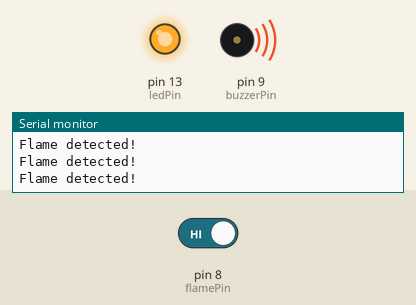
Recording of a sketch running on a simulated Arduino Uno, built with avr-gcc and run on an emulated ATmega328P. Parts: output pins drawn as LEDs (lit = HIGH), buzzer (waves = sounding, pin HIGH), the last lines printed to the serial monitor. The test bench sets the inputs (shaded band); at power-on: pin 8 (flamePin) HIGH.

Above: at 1.2 s.
1.3 s: pin 8 (flamePin) driven LOW
At 2.4 s:
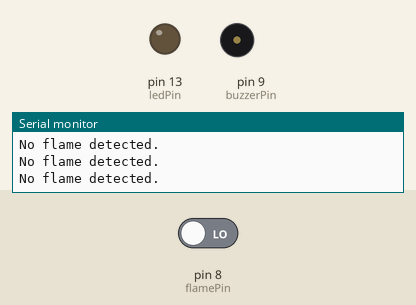
2.8 s: pin 8 (flamePin) driven HIGH
At 3.7 s:
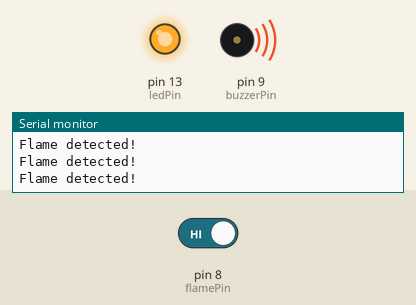
Timing chart, 0 to 5.8 s (numbered marks = the images above; inputs shaded):
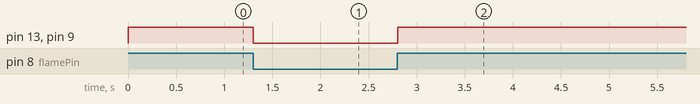

Measured:
- after the input at 1.3 s, pin 13 (ledPin), pin 9 (buzzerPin): HIGH → LOW at once
- after the input at 2.8 s, pin 13 (ledPin), pin 9 (buzzerPin): LOW → HIGH at once

The sketch:

Latihan24_Flame_Sensor.ino
```cpp
const int flamePin = 8;
const int ledPin = 13;
const int buzzerPin = 9;

void setup() {
  pinMode(flamePin, INPUT);
  pinMode(ledPin, OUTPUT);
  pinMode(buzzerPin, OUTPUT);
  Serial.begin(9600);
}

void loop() {
  int flameDetected = digitalRead(flamePin);

  if (flameDetected == LOW) {
    Serial.println("No flame detected.");
    digitalWrite(ledPin, LOW);
    digitalWrite(buzzerPin, LOW);
  } else {
    Serial.println("Flame detected!");
    digitalWrite(ledPin, HIGH);
    digitalWrite(buzzerPin, HIGH);
  }

  delay(100);
}
```
